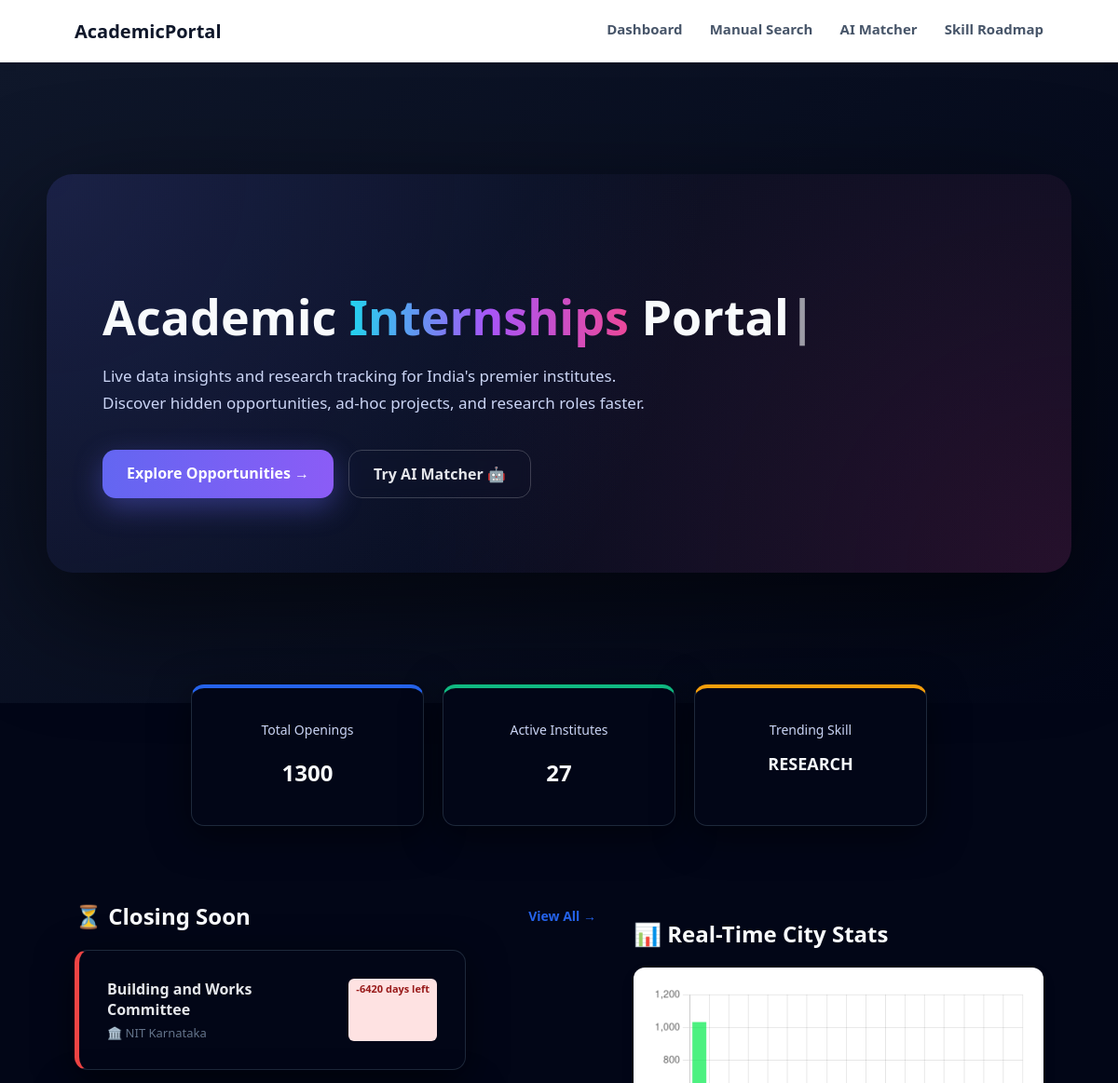
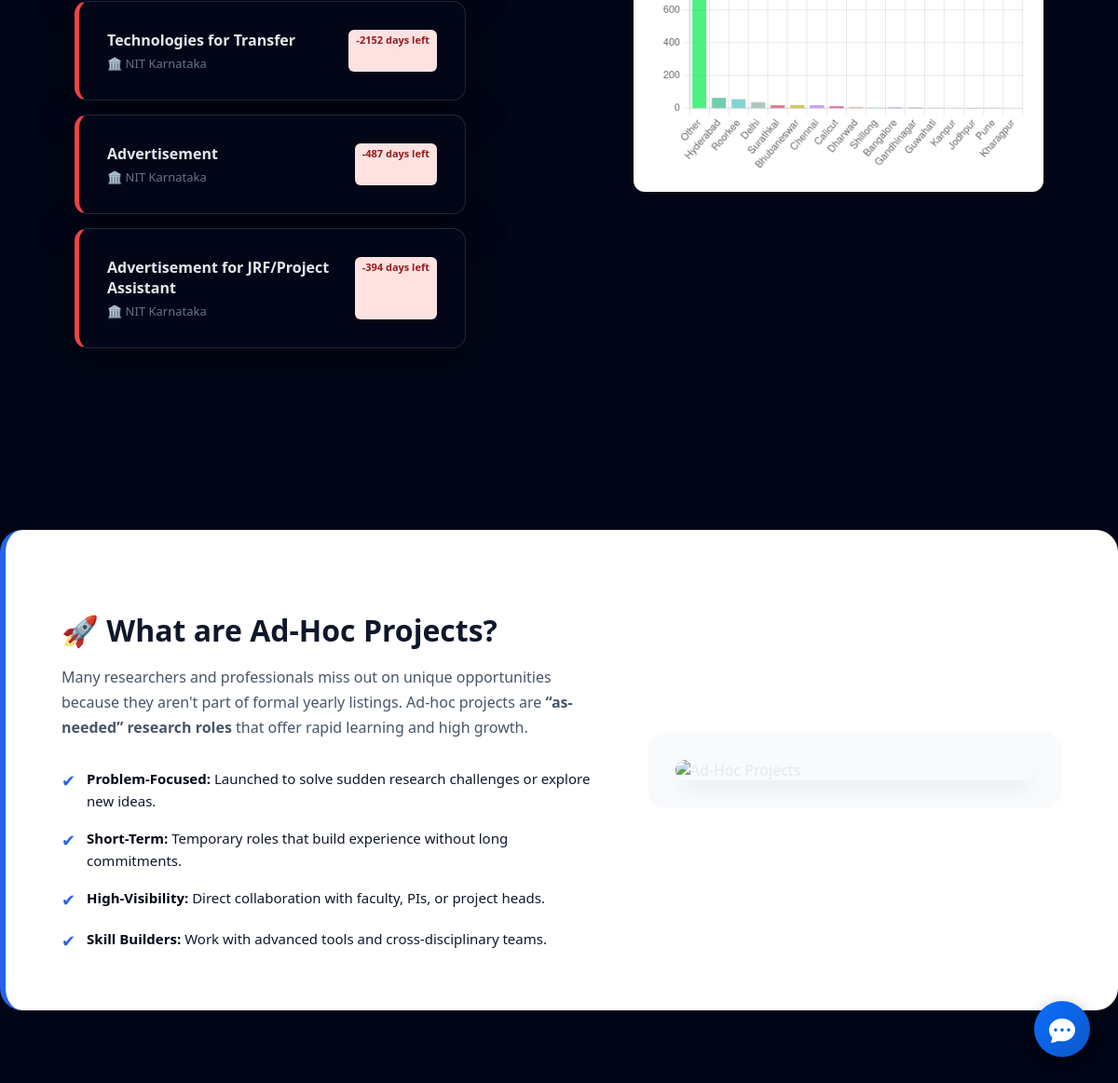
The page / on the database its author committed (2 pictures, top to bottom).
### tables this page shows
CREATE TABLE "postings" (
"institute_code" TEXT,
  "title" TEXT,
  "skills" TEXT,
  "deadline" TEXT,
  "link" TEXT,
  "email" TEXT,
  "posted_on" TEXT
);

### app.py (the view)
@app.route('/')
def dashboard():
    df = get_data()
    if df.empty:
        stats = {"total": 0, "inst_count": 0, "city_count": 0, "trends": []}
        urgent, leaderboard, city_stats = [], [], []
    else:
        stats = {
            "total": len(df),
            "inst_count": df['full_name'].nunique(),
            "city_count": df['city_name'].nunique(),
            "trends": Counter(" ".join(df['title'].astype(str)).lower().split()).most_common(5)
        }
        urgent_df = df[~df['days_left'].isin(['Expired', 'N/A', 'Check PDF'])].copy()
        urgent_df['sort_val'] = pd.to_datetime(urgent_df['deadline'], errors='coerce')
        urgent = urgent_df.sort_values('sort_val').head(4).to_dict('records')
        leaderboard = df['full_name'].value_counts().head(5).to_dict()
        city_stats = df['city_name'].value_counts().to_dict()
    return render_template('dashboard.html', stats=stats, urgent=urgent, leaderboard=leaderboard, city_stats=city_stats)

### templates/dashboard.html (shortened to what this page needs)
{% extends "base.html" %}
{% block content %}
<section style="
    background: linear-gradient(135deg, #0f172a, #020617);
    padding: 120px 20px 140px;
    margin-bottom: -80px;
">
    <div style="
        max-width: 1100px;
        margin: 0 auto;
        background: radial-gradient(circle at top left, rgba(99,102,241,0.15), transparent 60%),
                    radial-gradient(circle at bottom right, rgba(236,72,153,0.15), transparent 60%);
        border-radius: 28px;
        padding: 80px 60px;
        color: white;
        box-shadow: 0 40px 120px rgba(0,0,0,0.6);
        text-align: left;
    ">
        <h1 style="
            font-size: 52px;
            font-weight: 800;
            line-height: 1.15;
            margin-bottom: 20px;
        ">
            Academic
            <span id="typewriter"
                  style="
                    background: linear-gradient(90deg,#22d3ee,#a855f7,#ec4899);
                    -webkit-background-clip: text;
                    -webkit-text-fill-color: transparent;
                  ">
            </span>
            Portal<span style="opacity:.6">|</span>
        </h1>
        <p style="
            max-width: 620px;
            font-size: 17px;
            line-height: 1.7;
            color: #cbd5f5;
            margin-bottom: 35px;
        ">
            Live data insights and research tracking for India's premier institutes.
            Discover hidden opportunities, ad-hoc projects, and research roles faster.
        </p>
        <div style="display:flex; gap:16px; flex-wrap:wrap;">
            <a href="/search" style="
                padding: 14px 26px;
                border-radius: 14px;
                background: linear-gradient(90deg,#6366f1,#8b5cf6);
                color: white;
                text-decoration: none;
                font-weight: 600;
                box-shadow: 0 10px 30px rgba(99,102,241,.4);
            ">
                Explore Opportunities →
            </a>
            <a href="/matcher" style="
                padding: 14px 26px;
                border-radius: 14px;
                border: 1px solid rgba(255,255,255,.2);
                color: #e5e7eb;
                text-decoration: none;
                font-weight: 600;
                backdrop-filter: blur(6px);
            ">
                Try AI Matcher 🤖
            </a>
        </div>
    </div>
</section>
<div class="container">
    <div style="display: flex; gap: 20px; width: 100%; justify-content: center; flex-wrap: wrap; margin-bottom: 50px;">
        <div class="filters-card" style="width: 250px; border-top: 4px solid #2563eb; text-align: center;">
            <label>Total Openings</label><h2>{{ stats.total }}</h2>
        </div>
        <div class="filters-card" style="width: 250px; border-top: 4px solid #10b981; text-align: center;">
            <label>Active Institutes</label><h2>{{ stats.inst_count }}</h2>
        </div>
        <div class="filters-card" style="width: 250px; border-top: 4px solid #f59e0b; text-align: center;">
            <label>Trending Skill</label>
            <h2 style="font-size: 18px;">
                {{ stats.trends[0][0]|upper if stats.trends else 'N/A' }}
            </h2>
        </div>
    </div>
    <div style="display: grid; grid-template-columns: 2fr 1fr; gap: 40px; width: 100%; max-width: 1200px; margin: 0 auto;">
        <div>
            <div style="display:flex; justify-content:space-between; align-items:center; margin-bottom:20px;">
                <h2 style="margin:0; font-size:24px;">⏳ Closing Soon</h2>
                <a href="/search" style="color:#2563eb; text-decoration:none; font-size:14px; font-weight:600;">
                    View All →
                </a>
            </div>
            {% if urgent %}
                {% for item in urgent %}
                <div class="result-card" style="margin-bottom:15px; border-left:5px solid #ef4444;">
                    <div style="display:flex; justify-content:space-between;">
                        <div style="max-width:70%;">
                            <h4 style="margin:0 0 5px 0;">{{ item.title }}</h4>
                            <p style="margin:0; font-size:13px; color:#64748b;">
                                🏛️ {{ item.full_name }}
                            </p>
                        </div>
                        <span class="type-badge" style="background:#fee2e2; color:#991b1b;">
                            {{ item.days_left }}
                        </span>
                    </div>
                </div>
                {% endfor %}
            {% else %}
                <p style="color:#64748b;">No urgent deadlines found.</p>
            {% endif %}
        </div>
        <div>
            <h2 style="font-size:24px; margin-bottom:20px;">📊 Real-Time City Stats</h2>
            <canvas id="cityChart" width="400" height="300"
                style="background:#fff; padding:20px; border-radius:12px;
                box-shadow:0 5px 20px -5px rgba(0,0,0,.1);">
            </canvas>
        </div>
    </div>
</div>
<script>
    const ctx = document.getElementById('cityChart').getContext('2d');
    const cityLabels = {{ city_stats.keys()|list|tojson }};
    const cityData = {{ city_stats.values()|list|tojson }};
    const cityChart = new Chart(ctx, {
        type: 'bar',
        data: {
            labels: cityLabels,
            datasets: [{
                data: cityData,
                backgroundColor: cityLabels.map(
                    () => `rgba(${Math.random()*255},${Math.random()*255},${Math.random()*255},0.7)`
                )
            }]
        },
        options: {
            responsive: true,
            plugins: { legend: { display:false } },
            scales: { y: { beginAtZero:true } }
        }
    });
    setInterval(() => {
        cityChart.data.datasets[0].data =
            cityChart.data.datasets[0].data.map(v => Math.max(0, v + Math.floor(Math.random()*3 - 1)));
        cityChart.update();
    }, 2000);
</script>
<section style="
    max-width: 1200px;
    margin: 120px auto 80px;
    background: #ffffff;
    border-radius: 24px;
    padding: 60px;
    box-shadow: 0 30px 80px rgba(0,0,0,0.08);
    border-left: 6px solid #2563eb;
">
    <div style="
        display: grid;
        grid-template-columns: 1.3fr 1fr;
        gap: 50px;
        align-items: center;
    ">
        <div>
            <h2 style="
                font-size: 32px;
                font-weight: 800;
                margin-bottom: 16px;
                color: #0f172a;
            ">
                🚀 What are Ad-Hoc Projects?
            </h2>
            <p style="
                font-size: 16px;
                line-height: 1.7;
                color: #475569;
                margin-bottom: 28px;
            ">
                Many researchers and professionals miss out on unique opportunities because they
                aren't part of formal yearly listings. Ad-hoc projects are
                <strong>“as-needed” research roles</strong> that offer rapid learning and high growth.
            </p>
            <ul style="list-style:none; padding:0; margin:0;">
                <li style="display:flex; gap:12px; margin-bottom:16px;">
                    <span style="color:#2563eb; font-size:18px;">✔</span>
                    <span>
                        <strong>Problem-Focused:</strong>
                        Launched to solve sudden research challenges or explore new ideas.
                    </span>
                </li>
                <li style="display:flex; gap:12px; margin-bottom:16px;">
                    <span style="color:#2563eb; font-size:18px;">✔</span>
                    <span>
                        <strong>Short-Term:</strong>
                        Temporary roles that build experience without long commitments.
                    </span>
                </li>
                <li style="display:flex; gap:12px; margin-bottom:16px;">
                    <span style="color:#2563eb; font-size:18px;">✔</span>
                    <span>
                        <strong>High-Visibility:</strong>
                        Direct collaboration with faculty, PIs, or project heads.
                    </span>
                </li>
                <li style="display:flex; gap:12px;">
                    <span style="color:#2563eb; font-size:18px;">✔</span>
                    <span>
                        <strong>Skill Builders:</strong>
                        Work with advanced tools and cross-disciplinary teams.
                    </span>
                </li>
            </ul>
        </div>
        <div style="
            background: #f8fafc;
            border-radius: 20px;
            padding: 30px;
            display: flex;
            align-items: center;
            justify-content: center;
        ">
            <img src="https://img.freepik.com/free-vector/project-management-concept-illustration_114360-1478.jpg" alt="Ad-Hoc Projects" style="width: 100%; max-width: 400px; border-radius: 12px; box-shadow: 0 10px 25px -5px rgba(0, 0, 0, 0.1);">
        </div>
    </div>
</section>
{% endblock %}

### templates/base.html (shortened to what this page needs)
<!DOCTYPE html>
<html lang="en">
<head>
    <link rel="stylesheet" href="https://cdn.jsdelivr.net/npm/bootstrap-icons@1.10.0/font/bootstrap-icons.css">
    <link rel="stylesheet" href="{{ url_for('static', filename='style.css') }}">
</head>
<body>
    <nav>
        <a href="/" class="logo">AcademicPortal</a>
        <div class="nav-links">
            <a href="/">Dashboard</a>
            <a href="/search">Manual Search</a>
            <a href="/matcher">AI Matcher</a>
            <a href="/roadmap">Skill Roadmap</a>
        </div>
    </nav>
    {% block content %}{% endblock %}
    <button id="chat-launcher" class="chat-btn" onclick="toggleChat()">
        <i class="bi bi-chat-dots-fill" style="font-size: 28px;"></i>
    </button>
</body>
</html>

### static/style.css (style rules this page uses)
* { box-sizing: border-box; font-family: "Segoe UI", system-ui, sans-serif; }
body { margin: 0; background: #020617; color: #e5e7eb; }
.container { display: flex; gap: 30px; padding: 60px 80px; justify-content: center; flex-wrap: wrap; }
.filters-card, .resume-card, .result-card { background: #020617; border-radius: 14px; padding: 30px; width: 420px; border: 1px solid #1e293b; box-shadow: 0 10px 40px rgba(0,0,0,0.5); }
.filters-card { padding: 20px; }
h1, h2, h3 { color: #f8fafc; }
p { color: #cbd5f5; font-size: 14px; }
label { font-size: 14px; margin-top: 15px; display: block; color: #cbd5f5; }
button { margin-top: 25px; width: 100%; padding: 14px; background: #2563eb; border: none; color: white; font-size: 15px; border-radius: 10px; cursor: pointer; transition: background 0.2s ease; }
.result-card { margin-bottom: 16px; }
.result-card p { color: #94a3b8; }
.type-badge { font-size: 11px; font-weight: 600; background: rgba(37,99,235,0.15); color: #93c5fd; padding: 3px 8px; border-radius: 6px; }
section ul li span { color: #0f172a; font-size: 15px; line-height: 1.6; }
section ul li span strong { color: #020617; font-weight: 700; }
section ul li span:first-child { color: #2563eb; font-size: 18px; }
section ul li { align-items: flex-start; }

### templates/base.html (style rules this page uses)
nav { background: white; padding: 20px 80px; display: flex; justify-content: space-between; box-shadow: 0 2px 10px rgba(0,0,0,0.05); position: sticky; top: 0; z-index: 100; }
.nav-links a { margin-left: 25px; text-decoration: none; color: #475569; font-weight: 600; font-size: 15px; }
.logo { font-weight: 800; font-size: 20px; color: #0f172a; text-decoration: none; }
.chat-btn { position: fixed; bottom: 30px; right: 30px; width: 60px; height: 60px; background: linear-gradient(135deg, #0d6efd, #0a58ca); color: white; border: none; border-radius: 50%; box-shadow: 0 4px 15px rgba(0,0,0,0.3); z-index: 9999; cursor: pointer; transition: transform 0.3s ease; display: flex; align-items: center; justify-content: center; }

### rows shown on the page
postings: title "Building and Works Committee", full_name "NIT Karnataka", days_left "-6420 days left"
postings: title "Technologies for Transfer", full_name "NIT Karnataka", days_left "-2152 days left"
postings: title "Advertisement", full_name "NIT Karnataka", days_left "-487 days left"
postings: title "Advertisement for JRF/Project Assistant", full_name "NIT Karnataka", days_left "-394 days left"

### other values the page prints
{{ stats.total }} "1300"
{{ stats.inst_count }} "27"
{{ stats.trends[0][0]|upper if stats.trends else 'N/A' }} "RESEARCH"
chart data {{ city_stats.values()|list|tojson }} [1032, 63, 55, 37, 19, 19, 19, 12, 10, 8, 6, 5, 4, 3, 3, 3, 2]
